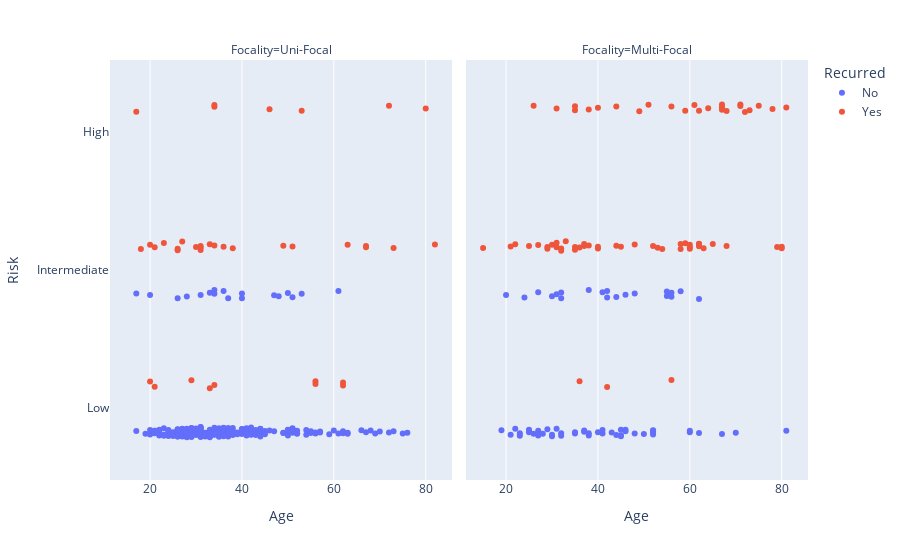

The notebook cell this image was saved under:
### Code cell
stri2 = px.strip(data, x = 'Age', y = 'Risk', color='Recurred', 
                 facet_col='Focality')
stri2.show()

### Figure 1 — Plotly figure (JSON) as saved in the notebook; plotly's stock layout.template omitted (floating-point values rounded to 4 significant figures; data arrays with more than 128 entries replaced by an {"elided": "..."} marker saying what was removed)
{"data": [{"alignmentgroup": "True", "boxpoints": "all", "fillcolor": "rgba(255,255,255,0)", "hoveron": "points", "hovertemplate": "Recurred=No<br>Focality=Uni-Focal<br>Age=%{x}<br>Risk=%{y}<extra></extra>", "legendgroup": "No", "line": {"color": "rgba(255,255,255,0)"}, "marker": {"color": "#636efa"}, "name": "No", "offsetgroup": "No", "orientation": "h", "pointpos": 0, "showlegend": true, "type": "box", "x": {"elided": "209 int values"}, "x0": " ", "xaxis": "x", "y": {"elided": "209 str values"}, "y0": " ", "yaxis": "y"}, {"alignmentgroup": "True", "boxpoints": "all", "fillcolor": "rgba(255,255,255,0)", "hoveron": "points", "hovertemplate": "Recurred=No<br>Focality=Multi-Focal<br>Age=%{x}<br>Risk=%{y}<extra></extra>", "legendgroup": "No", "line": {"color": "rgba(255,255,255,0)"}, "marker": {"color": "#636efa"}, "name": "No", "offsetgroup": "No", "orientation": "h", "pointpos": 0, "showlegend": false, "type": "box", "x": [62, 52, 52, 60, 43, 31, 30, 25, 38, 22, 50, 37, 60, 26, 23, 28, 29, 40, 67, 45, 45, 35, 23, 44, 27, 25, 20, 24, 38, 55, 32, 27, 52, 46, 32, 25, 38, 37, 30, 48, 31, 52, 41, 41, 70, 19, 35, 46, 45, 81, 41, 56, 32, 30, 62, 58, 55, 21, 27, 46, 44, 42, 56, 48, 42, 32], "x0": " ", "xaxis": "x2", "y": ["Low", "Low", "Low", "Low", "Low", "Intermediate", "Low", "Low", "Low", "Low", "Low", "Low", "Low", "Low", "Low", "Low", "Low", "Low", "Low", "Low", "Low", "Low", "Low", "Low", "Low", "Low", "Intermediate", "Intermediate", "Intermediate", "Intermediate", "Low", "Low", "Low", "Low", "Low", "Low", "Low", "Low", "Low", "Low", "Low", "Low", "Low", "Low", "Low", "Low", "Low", "Low", "Low", "Low", "Intermediate", "Intermediate", "Intermediate", "Intermediate", "Intermediate", "Intermediate", "Intermediate", "Low", "Intermediate", "Intermediate", "Intermediate", "Intermediate", "Intermediate", "Intermediate", "Intermediate", "Intermediate"], "y0": " ", "yaxis": "y2"}, {"alignmentgroup": "True", "boxpoints": "all", "fillcolor": "rgba(255,255,255,0)", "hoveron": "points", "hovertemplate": "Recurred=Yes<br>Focality=Uni-Focal<br>Age=%{x}<br>Risk=%{y}<extra></extra>", "legendgroup": "Yes", "line": {"color": "rgba(255,255,255,0)"}, "marker": {"color": "#EF553B"}, "name": "Yes", "offsetgroup": "Yes", "orientation": "h", "pointpos": 0, "showlegend": true, "type": "box", "x": [26, 18, 56, 20, 62, 17, 21, 20, 21, 31, 34, 36, 29, 33, 62, 56, 34, 67, 63, 67, 73, 26, 30, 49, 38, 27, 33, 34, 51, 31, 23, 31, 82, 53, 34, 80, 46, 72], "x0": " ", "xaxis": "x", "y": ["Intermediate", "Intermediate", "Low", "Low", "Low", "High", "Low", "Intermediate", "Intermediate", "Intermediate", "Intermediate", "Intermediate", "Low", "Low", "Low", "Low", "Low", "Intermediate", "Intermediate", "Intermediate", "Intermediate", "Intermediate", "Intermediate", "Intermediate", "Intermediate", "Intermediate", "Intermediate", "High", "Intermediate", "Intermediate", "Intermediate", "Intermediate", "Intermediate", "High", "High", "High", "High", "High"], "y0": " ", "yaxis": "y"}, {"alignmentgroup": "True", "boxpoints": "all", "fillcolor": "rgba(255,255,255,0)", "hoveron": "points", "hovertemplate": "Recurred=Yes<br>Focality=Multi-Focal<br>Age=%{x}<br>Risk=%{y}<extra></extra>", "legendgroup": "Yes", "line": {"color": "rgba(255,255,255,0)"}, "marker": {"color": "#EF553B"}, "name": "Yes", "offsetgroup": "Yes", "orientation": "h", "pointpos": 0, "showlegend": false, "type": "box", "x": [36, 35, 31, 62, 40, 38, 60, 60, 62, 75, 42, 36, 31, 40, 27, 33, 32, 29, 37, 48, 30, 80, 62, 63, 60, 79, 65, 35, 58, 56, 52, 44, 15, 29, 53, 45, 38, 22, 44, 25, 32, 58, 68, 37, 59, 21, 73, 35, 54, 26, 35, 49, 67, 68, 71, 64, 80, 56, 71, 78, 51, 67, 31, 62, 59, 40, 81, 72, 61, 67], "x0": " ", "xaxis": "x2", "y": ["Low", "Intermediate", "Intermediate", "Intermediate", "Intermediate", "Intermediate", "Intermediate", "Intermediate", "Intermediate", "High", "Low", "Intermediate", "Intermediate", "Intermediate", "Intermediate", "Intermediate", "Intermediate", "Intermediate", "Intermediate", "Intermediate", "Intermediate", "Intermediate", "Intermediate", "Intermediate", "Intermediate", "Intermediate", "Intermediate", "Intermediate", "Intermediate", "Low", "Intermediate", "High", "Intermediate", "Intermediate", "Intermediate", "Intermediate", "High", "Intermediate", "Intermediate", "Intermediate", "Intermediate", "Intermediate", "Intermediate", "Intermediate", "Intermediate", "Intermediate", "High", "High", "Intermediate", "High", "High", "High", "High", "High", "High", "High", "Intermediate", "High", "High", "High", "High", "High", "High", "High", "High", "High", "High", "High", "High", "High"], "y0": " ", "yaxis": "y2"}], "layout": {"annotations": [{"font": {}, "showarrow": false, "text": "Focality=Uni-Focal", "x": 0.245, "xanchor": "center", "xref": "paper", "y": 1, "yanchor": "bottom", "yref": "paper"}, {"font": {}, "showarrow": false, "text": "Focality=Multi-Focal", "x": 0.755, "xanchor": "center", "xref": "paper", "y": 1, "yanchor": "bottom", "yref": "paper"}], "boxmode": "group", "legend": {"title": {"text": "Recurred"}, "tracegroupgap": 0}, "margin": {"t": 60}, "xaxis": {"anchor": "y", "domain": [0, 0.49], "title": {"text": "Age"}}, "xaxis2": {"anchor": "y2", "domain": [0.51, 1], "matches": "x", "title": {"text": "Age"}}, "yaxis": {"anchor": "x", "domain": [0, 1], "title": {"text": "Risk"}}, "yaxis2": {"anchor": "x2", "domain": [0, 1], "matches": "y", "showticklabels": false}}}
